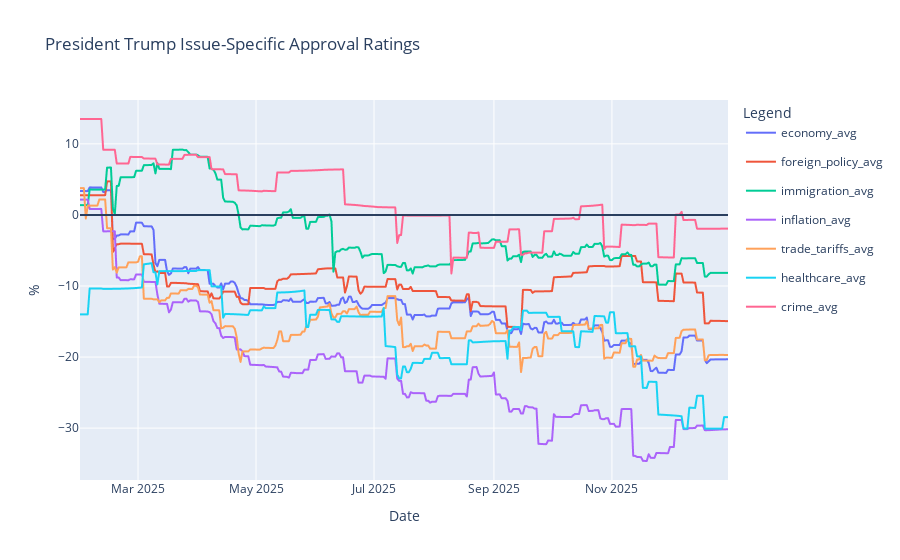

Notebook code cell kept with this figure:
### Code cell
line = px.line(net_issues, x='Date', y=['economy_avg', 'foreign_policy_avg', 'immigration_avg', 'inflation_avg', 'trade_tariffs_avg', 'healthcare_avg',
                                       'crime_avg'])
line.update_traces(hovertemplate=None)
line.update_layout(hovermode='x unified')
fig = go.Figure(data=line.data)
fig.update_layout(
    title='President Trump Issue-Specific Approval Ratings',
    xaxis_title='Date',
    yaxis_title='%',
    legend_title='Legend',
    hovermode='x unified'
)
fig.add_hline(0)
fig.show()

### Figure 1 — Plotly figure (JSON) as saved in the notebook; plotly's stock layout.template omitted (floating-point values rounded to 4 significant figures; data arrays with more than 128 entries replaced by an {"elided": "..."} marker saying what was removed)
{"data": [{"legendgroup": "economy_avg", "line": {"color": "#636efa", "dash": "solid"}, "marker": {"symbol": "circle"}, "mode": "lines", "name": "economy_avg", "showlegend": true, "type": "scattergl", "x": {"elided": "336 str values"}, "xaxis": "x", "y": {"elided": "336 float values"}, "yaxis": "y"}, {"legendgroup": "foreign_policy_avg", "line": {"color": "#EF553B", "dash": "solid"}, "marker": {"symbol": "circle"}, "mode": "lines", "name": "foreign_policy_avg", "showlegend": true, "type": "scattergl", "x": {"elided": "336 str values"}, "xaxis": "x", "y": {"elided": "336 float values"}, "yaxis": "y"}, {"legendgroup": "immigration_avg", "line": {"color": "#00cc96", "dash": "solid"}, "marker": {"symbol": "circle"}, "mode": "lines", "name": "immigration_avg", "showlegend": true, "type": "scattergl", "x": {"elided": "336 str values"}, "xaxis": "x", "y": {"elided": "336 float values"}, "yaxis": "y"}, {"legendgroup": "inflation_avg", "line": {"color": "#ab63fa", "dash": "solid"}, "marker": {"symbol": "circle"}, "mode": "lines", "name": "inflation_avg", "showlegend": true, "type": "scattergl", "x": {"elided": "336 str values"}, "xaxis": "x", "y": {"elided": "336 float values"}, "yaxis": "y"}, {"legendgroup": "trade_tariffs_avg", "line": {"color": "#FFA15A", "dash": "solid"}, "marker": {"symbol": "circle"}, "mode": "lines", "name": "trade_tariffs_avg", "showlegend": true, "type": "scattergl", "x": {"elided": "336 str values"}, "xaxis": "x", "y": {"elided": "336 float values"}, "yaxis": "y"}, {"legendgroup": "healthcare_avg", "line": {"color": "#19d3f3", "dash": "solid"}, "marker": {"symbol": "circle"}, "mode": "lines", "name": "healthcare_avg", "showlegend": true, "type": "scattergl", "x": {"elided": "336 str values"}, "xaxis": "x", "y": {"elided": "336 float values"}, "yaxis": "y"}, {"legendgroup": "crime_avg", "line": {"color": "#FF6692", "dash": "solid"}, "marker": {"symbol": "circle"}, "mode": "lines", "name": "crime_avg", "showlegend": true, "type": "scattergl", "x": {"elided": "336 str values"}, "xaxis": "x", "y": {"elided": "336 float values"}, "yaxis": "y"}], "layout": {"hovermode": "x unified", "legend": {"title": {"text": "Legend"}}, "shapes": [{"type": "line", "x0": 0, "x1": 1, "xref": "x domain", "y0": 0, "y1": 0, "yref": "y"}], "title": {"text": "President Trump Issue-Specific Approval Ratings"}, "xaxis": {"title": {"text": "Date"}}, "yaxis": {"title": {"text": "%"}}}}
